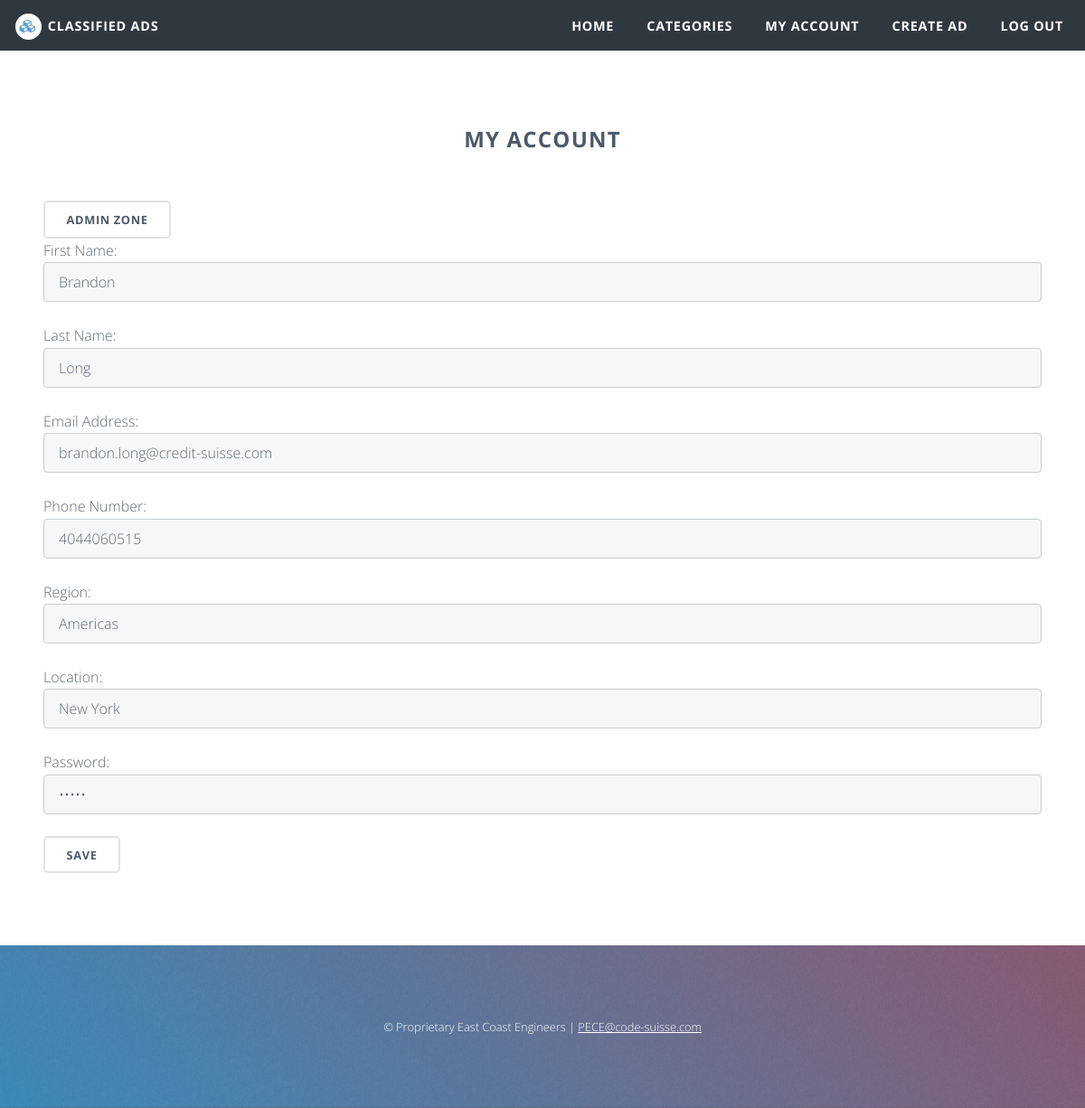
The page /my-account.php on the database its author committed.
### tables this page shows
CREATE TABLE IF NOT EXISTS `Users` (
  `user_id` int(11) NOT NULL,
  `email` varchar(255) NOT NULL,
  `first_name` char(255) DEFAULT NULL,
  `last_name` char(255) DEFAULT NULL,
  `phone_number` char(255) DEFAULT NULL,
  `region_id` int(11) DEFAULT NULL,
  `location_id` int(11) DEFAULT NULL,
  `admin` tinyint(1) DEFAULT NULL,
  `password` char(255) DEFAULT NULL,
  PRIMARY KEY (`user_id`),
  UNIQUE KEY `user_id` (`user_id`)
);

CREATE TABLE IF NOT EXISTS `Regions` (
  `region_id` int(11) NOT NULL,
  `region_shortname` char(4) DEFAULT NULL,
  `region_fullname` char(255) DEFAULT NULL,
  PRIMARY KEY (`region_id`),
  UNIQUE KEY `region_id` (`region_id`)
);

CREATE TABLE IF NOT EXISTS `Locations` (
  `location_id` int(11) NOT NULL,
  `region_id` int(11) NOT NULL,
  `location_name` char(255) DEFAULT NULL,
  PRIMARY KEY (`location_id`),
  UNIQUE KEY `location_id` (`location_id`)
);

### my-account.php (the view, shortened to what this page needs)
<?php
if (!$link = mysql_connect('107.180.55.9', 'newAdminUser', 'R00tP@ss')) {
    echo 'Could not connect to mysql';
    exit;
}
?>
<!DOCTYPE HTML>
<html>
	<head>
		<link rel="stylesheet" href="assets/css/main.css" />
	</head>
	<body>
<header id="header">
	<h1 id="logo"><a href="index.php">Classified Ads</a></h1>
	<nav id="nav">
		<ul>
			<li><a href="index.php">Home</a></li>
			<li><a href="categories.php">Categories</a></li>
			<li><a href="my-account.php">My Account</a></li>
			<li><a href="create-ad.php">Create Ad</a></li>
			<li><a href="">Log Out</a></li>
		</ul>
	</nav>
</header>
	<section id="main" class="wrapper">
		<div class="inner">
			<h2 id="h">My Account</h2>
			<br>
			<form method="post" action="#">
			<a href="admin.php" class="button">Admin Zone</a>
			<?php
				$sql    = 'SELECT *
				FROM Users
				LEFT JOIN Locations ON Users.location_id = Locations.location_id
				LEFT JOIN Regions ON Users.region_id = Regions.region_id
				WHERE user_id = 1';
				$result = mysql_query($sql, $link);
				while ($row = mysql_fetch_assoc($result)) {
					echo '<div class="field">
						First Name: <input type="text" name="fname" id="fname" value="'.$row['first_name']. '" required/>
					</div>
					<div class="field">
						Last Name: <input type="text" name="lname" id="lname" value="'.$row['last_name']. '" required/>
					</div>
					<div class="field">
						Email Address: <input type="email" name="email" id="email" value="' . $row['email']. '" required/>
					</div>
					<div class="field">
						Phone Number: <input type="text" name="number" id="number" value="' . $row['phone_number']. '" />
					</div>
					<div class="field">
						Region: <input type="text" name="region" id="region" value="' . $row['region_fullname'] . '" required />
					</div>
					<div class="field">
						Location: <input type="text" name="location" id="location" value="' . $row['location_name'] .'" required/>
					</div>
					<div class="field">
						Password: <input type="password" name="pass" id="location" value="' . $row['password'] .'" required/>
					</div>';
				}
			?>
				<ul class="actions">
					<li><a href="index.php" class="button">Save</a></li>
				</ul>
			</form>
		</div>
	</section>
	<footer id="footer">
		<p class="copyright">&copy; Proprietary East Coast Engineers | <a href="#">PECE@code-suisse.com</a> </p>
	</footer>
	</body>
</html>

### rows shown on the page
users: fname "Brandon", lname "Long", email "brandon.long@credit-suisse.com", number "4044060515", region "Americas", location "New York"
